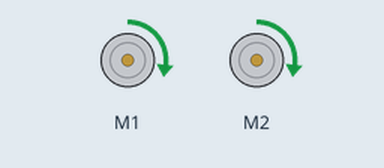
A program run on a simulated BBC micro:bit (MakeCode). Parts: 2 × DC motor (green arrow = forward, orange = backward, longer = faster). At 9.0 s the program stops and its outputs stay as they are.

Above: at 0.1 s.
At 2.1 s:
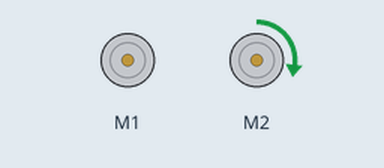
At 5.1 s:
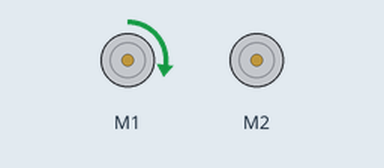
At 9.1 s:
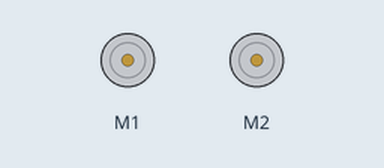
Timing chart, 0 to 10.5 s (numbered marks = the images above):
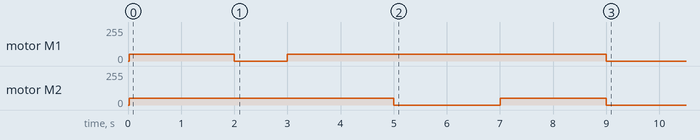

The program:

main.ts
```typescript
maqueen.motorRun(maqueen.Motors.All, maqueen.Dir.CW, 50)
basic.pause(2000)
maqueen.motorStop(maqueen.Motors.M1)
basic.pause(1000)
maqueen.motorRun(maqueen.Motors.All, maqueen.Dir.CW, 50)
basic.pause(2000)
maqueen.motorStop(maqueen.Motors.M2)
basic.pause(2000)
maqueen.motorRun(maqueen.Motors.All, maqueen.Dir.CW, 50)
basic.pause(2000)
maqueen.motorStop(maqueen.Motors.All)
```

test.ts
```typescript
// aquí va el archivo "tests"; esto no se compilará cuando este paquete se utilice como una extensión.
```
